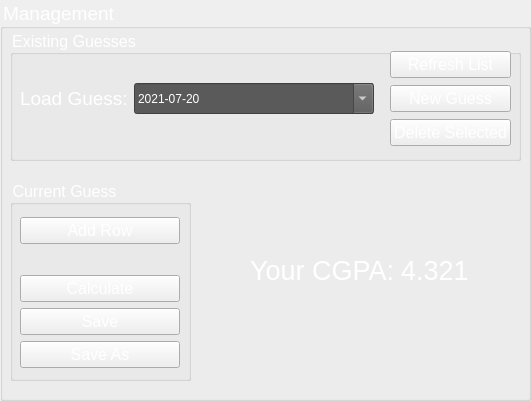
   <widget class="QGroupBox" name="groupBox">
    <property name="geometry">
     <rect>
      <x>510</x>
      <y>10</y>
      <width>531</width>
      <height>401</height>
     </rect>
    </property>
    <property name="font">
     <font>
      <pointsize>14</pointsize>
     </font>
    </property>
    <property name="autoFillBackground">
     <bool>false</bool>
    </property>
    <property name="styleSheet">
     <string notr="true">color: rgb(255, 255, 255);</string>
    </property>
    <property name="title">
     <string>Management</string>
    </property>
    <property name="flat">
     <bool>false</bool>
    </property>
    <property name="checkable">
     <bool>false</bool>
    </property>
    <widget class="QWidget" name="horizontalLayoutWidget">
     <property name="geometry">
      <rect>
       <x>250</x>
       <y>240</y>
       <width>221</width>
       <height>61</height>
      </rect>
     </property>
     <layout class="QHBoxLayout" name="horizontalLayout_3">
      <item>
       <widget class="QLabel" name="labelText1">
        <property name="font">
         <font>
          <pointsize>20</pointsize>
         </font>
        </property>
        <property name="text">
         <string>Your CGPA:</string>
        </property>
       </widget>
      </item>
      <item>
       <widget class="QLabel" name="labelResult">
        <property name="font">
         <font>
          <pointsize>20</pointsize>
         </font>
        </property>
        <property name="text">
         <string>4.321</string>
        </property>
       </widget>
      </item>
     </layout>
    </widget>
    <widget class="QGroupBox" name="groupBox_2">
     <property name="geometry">
      <rect>
       <x>10</x>
       <y>30</y>
       <width>511</width>
       <height>131</height>
      </rect>
     </property>
     <property name="font">
      <font>
       <pointsize>12</pointsize>
      </font>
     </property>
     <property name="title">
      <string>Existing Guesses</string>
     </property>
     <widget class="QWidget" name="horizontalLayoutWidget_3">
      <property name="geometry">
       <rect>
        <x>10</x>
        <y>20</y>
        <width>491</width>
        <height>97</height>
       </rect>
      </property>
      <layout class="QHBoxLayout" name="horizontalLayout_5">
       <item>
        <layout class="QFormLayout" name="formLayout_2">
         <property name="rightMargin">
          <number>0</number>
         </property>
         <item row="0" column="1">
          <spacer name="verticalSpacer">
           <property name="orientation">
            <enum>Qt::Vertical</enum>
           </property>
           <property name="sizeHint" stdset="0">
            <size>
             <width>20</width>
             <height>40</height>
            </size>
           </property>
          </spacer>
         </item>
         <item row="1" column="0">
          <widget class="QLabel" name="labelText2">
           <property name="palette">
            <palette>
             <active>
              <colorrole role="WindowText">
               <brush brushstyle="SolidPattern">
                <color alpha="255">
                 <red>255</red>
                 <green>255</green>
                 <blue>255</blue>
                </color>
               </brush>
              </colorrole>
              <colorrole role="Button">
               <brush brushstyle="SolidPattern">
                <color alpha="255">
                 <red>90</red>
                 <green>90</green>
                 <blue>90</blue>
                </color>
               </brush>
              </colorrole>
              <colorrole role="Text">
               <brush brushstyle="SolidPattern">
                <color alpha="255">
                 <red>255</red>
                 <green>255</green>
                 <blue>255</blue>
                </color>
               </brush>
              </colorrole>
              <colorrole role="ButtonText">
               <brush brushstyle="SolidPattern">
                <color alpha="255">
                 <red>255</red>
                 <green>255</green>
                 <blue>255</blue>
                </color>
               </brush>
              </colorrole>
              <colorrole role="Base">
               <brush brushstyle="SolidPattern">
                <color alpha="255">
                 <red>90</red>
                 <green>90</green>
                 <blue>90</blue>
                </color>
               </brush>
              </colorrole>
              <colorrole role="Window">
               <brush brushstyle="SolidPattern">
                <color alpha="255">
                 <red>90</red>
                 <green>90</green>
                 <blue>90</blue>
                </color>
               </brush>
              </colorrole>
              <colorrole role="PlaceholderText">
               <brush brushstyle="NoBrush">
                <color alpha="128">
                 <red>255</red>
                 <green>255</green>
                 <blue>255</blue>
                </color>
               </brush>
              </colorrole>
             </active>
             <inactive>
              <colorrole role="WindowText">
               <brush brushstyle="SolidPattern">
                <color alpha="255">
                 <red>255</red>
                 <green>255</green>
                 <blue>255</blue>
                </color>
               </brush>
              </colorrole>
              <colorrole role="Button">
               <brush brushstyle="SolidPattern">
                <color alpha="255">
                 <red>90</red>
                 <green>90</green>
                 <blue>90</blue>
                </color>
               </brush>
              </colorrole>
              <colorrole role="Text">
               <brush brushstyle="SolidPattern">
                <color alpha="255">
                 <red>255</red>
                 <green>255</green>
                 <blue>255</blue>
                </color>
               </brush>
              </colorrole>
              <colorrole role="ButtonText">
               <brush brushstyle="SolidPattern">
                <color alpha="255">
                 <red>255</red>
                 <green>255</green>
                 <blue>255</blue>
                </color>
               </brush>
              </colorrole>
              <colorrole role="Base">
               <brush brushstyle="SolidPattern">
                <color alpha="255">
                 <red>90</red>
                 <green>90</green>
                 <blue>90</blue>
                </color>
               </brush>
              </colorrole>
              <colorrole role="Window">
               <brush brushstyle="SolidPattern">
                <color alpha="255">
                 <red>90</red>
                 <green>90</green>
                 <blue>90</blue>
                </color>
               </brush>
              </colorrole>
              <colorrole role="PlaceholderText">
               <brush brushstyle="NoBrush">
                <color alpha="128">
                 <red>255</red>
                 <green>255</green>
                 <blue>255</blue>
                </color>
               </brush>
              </colorrole>
             </inactive>
             <disabled>
              <colorrole role="WindowText">
               <brush brushstyle="SolidPattern">
                <color alpha="255">
                 <red>255</red>
                 <green>255</green>
                 <blue>255</blue>
                </color>
               </brush>
              </colorrole>
              <colorrole role="Button">
               <brush brushstyle="SolidPattern">
                <color alpha="255">
                 <red>90</red>
                 <green>90</green>
                 <blue>90</blue>
                </color>
               </brush>
              </colorrole>
              <colorrole role="Text">
               <brush brushstyle="SolidPattern">
                <color alpha="255">
                 <red>255</red>
                 <green>255</green>
                 <blue>255</blue>
                </color>
               </brush>
              </colorrole>
              <colorrole role="ButtonText">
               <brush brushstyle="SolidPattern">
                <color alpha="255">
                 <red>255</red>
                 <green>255</green>
                 <blue>255</blue>
                </color>
               </brush>
              </colorrole>
              <colorrole role="Base">
               <brush brushstyle="SolidPattern">
                <color alpha="255">
                 <red>90</red>
                 <green>90</green>
                 <blue>90</blue>
                </color>
               </brush>
              </colorrole>
              <colorrole role="Window">
               <brush brushstyle="SolidPattern">
                <color alpha="255">
                 <red>90</red>
                 <green>90</green>
                 <blue>90</blue>
                </color>
               </brush>
              </colorrole>
              <colorrole role="PlaceholderText">
               <brush brushstyle="NoBrush">
                <color alpha="128">
                 <red>255</red>
                 <green>255</green>
                 <blue>255</blue>
                </color>
               </brush>
              </colorrole>
             </disabled>
            </palette>
           </property>
           <property name="font">
            <font>
             <pointsize>14</pointsize>
            </font>
           </property>
           <property name="text">
            <string>Load Guess:</string>
           </property>
          </widget>
         </item>
         <item row="1" column="1">
          <widget class="QComboBox" name="comboBoxGuesses">
           <property name="sizePolicy">
            <sizepolicy hsizetype="Minimum" vsizetype="Fixed">
             <horstretch>0</horstretch>
             <verstretch>0</verstretch>
            </sizepolicy>
           </property>
           <property name="palette">
            <palette>
             <active>
              <colorrole role="WindowText">
               <brush brushstyle="SolidPattern">
                <color alpha="255">
                 <red>255</red>
                 <green>255</green>
                 <blue>255</blue>
                </color>
               </brush>
              </colorrole>
              <colorrole role="Button">
               <brush brushstyle="SolidPattern">
                <color alpha="255">
                 <red>90</red>
                 <green>90</green>
                 <blue>90</blue>
                </color>
               </brush>
              </colorrole>
              <colorrole role="Text">
               <brush brushstyle="SolidPattern">
                <color alpha="255">
                 <red>255</red>
                 <green>255</green>
                 <blue>255</blue>
                </color>
               </brush>
              </colorrole>
              <colorrole role="ButtonText">
               <brush brushstyle="SolidPattern">
                <color alpha="255">
                 <red>255</red>
                 <green>255</green>
                 <blue>255</blue>
                </color>
               </brush>
              </colorrole>
              <colorrole role="Base">
               <brush brushstyle="SolidPattern">
                <color alpha="255">
                 <red>90</red>
                 <green>90</green>
                 <blue>90</blue>
                </color>
               </brush>
              </colorrole>
              <colorrole role="Window">
               <brush brushstyle="SolidPattern">
                <color alpha="255">
                 <red>90</red>
                 <green>90</green>
                 <blue>90</blue>
                </color>
               </brush>
              </colorrole>
              <colorrole role="PlaceholderText">
               <brush brushstyle="NoBrush">
                <color alpha="128">
                 <red>255</red>
                 <green>255</green>
                 <blue>255</blue>
                </color>
               </brush>
              </colorrole>
             </active>
             <inactive>
              <colorrole role="WindowText">
               <brush brushstyle="SolidPattern">
                <color alpha="255">
                 <red>255</red>
                 <green>255</green>
                 <blue>255</blue>
                </color>
               </brush>
              </colorrole>
              <colorrole role="Button">
               <brush brushstyle="SolidPattern">
                <color alpha="255">
                 <red>90</red>
                 <green>90</green>
                 <blue>90</blue>
                </color>
               </brush>
              </colorrole>
              <colorrole role="Text">
               <brush brushstyle="SolidPattern">
                <color alpha="255">
                 <red>255</red>
                 <green>255</green>
                 <blue>255</blue>
                </color>
               </brush>
              </colorrole>
              <colorrole role="ButtonText">
               <brush brushstyle="SolidPattern">
                <color alpha="255">
                 <red>255</red>
                 <green>255</green>
                 <blue>255</blue>
                </color>
               </brush>
              </colorrole>
              <colorrole role="Base">
               <brush brushstyle="SolidPattern">
                <color alpha="255">
                 <red>90</red>
                 <green>90</green>
                 <blue>90</blue>
                </color>
               </brush>
              </colorrole>
              <colorrole role="Window">
               <brush brushstyle="SolidPattern">
                <color alpha="255">
                 <red>90</red>
                 <green>90</green>
                 <blue>90</blue>
                </color>
               </brush>
              </colorrole>
              <colorrole role="PlaceholderText">
               <brush brushstyle="NoBrush">
                <color alpha="128">
                 <red>255</red>
                 <green>255</green>
                 <blue>255</blue>
                </color>
               </brush>
              </colorrole>
             </inactive>
             <disabled>
              <colorrole role="WindowText">
               <brush brushstyle="SolidPattern">
                <color alpha="255">
                 <red>255</red>
                 <green>255</green>
                 <blue>255</blue>
                </color>
               </brush>
              </colorrole>
              <colorrole role="Button">
               <brush brushstyle="SolidPattern">
                <color alpha="255">
                 <red>90</red>
                 <green>90</green>
                 <blue>90</blue>
                </color>
               </brush>
              </colorrole>
              <colorrole role="Text">
               <brush brushstyle="SolidPattern">
                <color alpha="255">
                 <red>255</red>
                 <green>255</green>
                 <blue>255</blue>
                </color>
               </brush>
              </colorrole>
              <colorrole role="ButtonText">
               <brush brushstyle="SolidPattern">
                <color alpha="255">
                 <red>255</red>
                 <green>255</green>
                 <blue>255</blue>
                </color>
               </brush>
              </colorrole>
              <colorrole role="Base">
               <brush brushstyle="SolidPattern">
                <color alpha="255">
                 <red>90</red>
                 <green>90</green>
                 <blue>90</blue>
                </color>
               </brush>
              </colorrole>
              <colorrole role="Window">
               <brush brushstyle="SolidPattern">
                <color alpha="255">
                 <red>90</red>
                 <green>90</green>
                 <blue>90</blue>
                </color>
               </brush>
              </colorrole>
              <colorrole role="PlaceholderText">
               <brush brushstyle="NoBrush">
                <color alpha="128">
                 <red>255</red>
                 <green>255</green>
                 <blue>255</blue>
                </color>
               </brush>
              </colorrole>
             </disabled>
            </palette>
           </property>
           <property name="font">
            <font>
             <pointsize>14</pointsize>
            </font>
           </property>
           <property name="toolTip">
            <string>&lt;html&gt;&lt;head/&gt;&lt;body&gt;&lt;p&gt;&lt;span style=&quot; font-size:12pt; color:#000000;&quot;&gt;Guess selection&lt;/span&gt;&lt;/p&gt;&lt;/body&gt;&lt;/html&gt;</string>
           </property>
           <property name="editable">
            <bool>true</bool>
           </property>
           <property name="maxVisibleItems">
            <number>1000</number>
           </property>
           <item>
            <property name="text">
             <string>2021-07-20</string>
            </property>
           </item>
          </widget>
         </item>
         <item row="3" column="1">
          <spacer name="verticalSpacer_2">
           <property name="orientation">
            <enum>Qt::Vertical</enum>
           </property>
           <property name="sizeHint" stdset="0">
            <size>
             <width>20</width>
             <height>40</height>
            </size>
           </property>
          </spacer>
         </item>
        </layout>
       </item>
       <item>
        <spacer name="horizontalSpacer">
         <property name="orientation">
          <enum>Qt::Horizontal</enum>
         </property>
         <property name="sizeType">
          <enum>QSizePolicy::Fixed</enum>
         </property>
         <property name="sizeHint" stdset="0">
          <size>
           <width>10</width>
           <height>20</height>
          </size>
         </property>
        </spacer>
       </item>
       <item>
        <layout class="QVBoxLayout" name="verticalLayout">
         <item>
          <widget class="QPushButton" name="btnRefresh">
           <property name="sizePolicy">
            <sizepolicy hsizetype="Minimum" vsizetype="Fixed">
             <horstretch>0</horstretch>
             <verstretch>0</verstretch>
            </sizepolicy>
           </property>
           <property name="font">
            <font>
             <pointsize>12</pointsize>
            </font>
           </property>
           <property name="toolTip">
            <string>&lt;html&gt;&lt;head/&gt;&lt;body&gt;&lt;p&gt;&lt;span style=&quot; font-size:12pt; color:#000000;&quot;&gt;Reloads the guesses in the directory&lt;/span&gt;&lt;/p&gt;&lt;/body&gt;&lt;/html&gt;</string>
           </property>
           <property name="text">
            <string>Refresh List</string>
           </property>
          </widget>
         </item>
         <item>
          <widget class="QPushButton" name="btnNewGuess">
           <property name="sizePolicy">
            <sizepolicy hsizetype="Minimum" vsizetype="Fixed">
             <horstretch>0</horstretch>
             <verstretch>0</verstretch>
            </sizepolicy>
           </property>
           <property name="font">
            <font>
             <pointsize>12</pointsize>
            </font>
           </property>
           <property name="toolTip">
            <string>&lt;html&gt;&lt;head/&gt;&lt;body&gt;&lt;p&gt;&lt;span style=&quot; font-size:12pt; color:#000000;&quot;&gt;Creates a brand new guess&lt;/span&gt;&lt;/p&gt;&lt;/body&gt;&lt;/html&gt;</string>
           </property>
           <property name="text">
            <string>New Guess</string>
           </property>
          </widget>
         </item>
         <item>
          <widget class="QPushButton" name="btnDelete">
           <property name="sizePolicy">
            <sizepolicy hsizetype="Fixed" vsizetype="Fixed">
             <horstretch>0</horstretch>
             <verstretch>0</verstretch>
            </sizepolicy>
           </property>
           <property name="font">
            <font>
             <pointsize>12</pointsize>
            </font>
           </property>
           <property name="toolTip">
            <string>&lt;html&gt;&lt;head/&gt;&lt;body&gt;&lt;p&gt;&lt;span style=&quot; font-size:12pt; color:#000000;&quot;&gt;Deletes the selected guess from directory&lt;/span&gt;&lt;/p&gt;&lt;/body&gt;&lt;/html&gt;</string>
           </property>
           <property name="text">
            <string>Delete Selected</string>
           </property>
          </widget>
         </item>
        </layout>
       </item>
      </layout>
     </widget>
    </widget>
    <widget class="QGroupBox" name="groupBox_3">
     <property name="geometry">
      <rect>
       <x>10</x>
       <y>180</y>
       <width>181</width>
       <height>201</height>
      </rect>
     </property>
     <property name="font">
      <font>
       <pointsize>12</pointsize>
      </font>
     </property>
     <property name="title">
      <string>Current Guess</string>
     </property>
     <widget class="QWidget" name="verticalLayoutWidget_2">
      <property name="geometry">
       <rect>
        <x>10</x>
        <y>37</y>
        <width>160</width>
        <height>151</height>
       </rect>
      </property>
      <layout class="QVBoxLayout" name="verticalLayout_2">
       <item>
        <widget class="QPushButton" name="btnAddRow">
         <property name="sizePolicy">
          <sizepolicy hsizetype="Minimum" vsizetype="Fixed">
           <horstretch>0</horstretch>
           <verstretch>0</verstretch>
          </sizepolicy>
         </property>
         <property name="minimumSize">
          <size>
           <width>0</width>
           <height>0</height>
          </size>
         </property>
         <property name="font">
          <font>
           <pointsize>12</pointsize>
          </font>
         </property>
         <property name="toolTip">
          <string>&lt;html&gt;&lt;head/&gt;&lt;body&gt;&lt;p&gt;&lt;span style=&quot; font-size:12pt; color:#000000;&quot;&gt;Adds a new course row to the current guess&lt;/span&gt;&lt;/p&gt;&lt;/body&gt;&lt;/html&gt;</string>
         </property>
         <property name="text">
          <string>Add Row</string>
         </property>
        </widget>
       </item>
       <item>
        <spacer name="verticalSpacer_3">
         <property name="orientation">
          <enum>Qt::Vertical</enum>
         </property>
         <property name="sizeHint" stdset="0">
          <size>
           <width>20</width>
           <height>40</height>
          </size>
         </property>
        </spacer>
       </item>
       <item>
        <widget class="QPushButton" name="btnCalculate">
         <property name="sizePolicy">
          <sizepolicy hsizetype="Minimum" vsizetype="Maximum">
           <horstretch>0</horstretch>
           <verstretch>0</verstretch>
          </sizepolicy>
         </property>
         <property name="font">
          <font>
           <pointsize>12</pointsize>
          </font>
         </property>
         <property name="toolTip">
          <string>&lt;html&gt;&lt;head/&gt;&lt;body&gt;&lt;p&gt;&lt;span style=&quot; font-size:12pt; color:#000000;&quot;&gt;Calculates your CGPA using rows in the left&lt;/span&gt;&lt;/p&gt;&lt;/body&gt;&lt;/html&gt;</string>
         </property>
         <property name="text">
          <string>Calculate</string>
         </property>
        </widget>
       </item>
       <item>
        <widget class="QPushButton" name="btnSave">
         <property name="sizePolicy">
          <sizepolicy hsizetype="Minimum" vsizetype="Maximum">
           <horstretch>0</horstretch>
           <verstretch>0</verstretch>
          </sizepolicy>
         </property>
         <property name="font">
          <font>
           <pointsize>12</pointsize>
          </font>
         </property>
         <property name="toolTip">
          <string>&lt;html&gt;&lt;head/&gt;&lt;body&gt;&lt;p&gt;&lt;span style=&quot; font-size:12pt; color:#000000;&quot;&gt;Overwrites the current guess onto the existing guess in the directory&lt;/span&gt;&lt;/p&gt;&lt;/body&gt;&lt;/html&gt;</string>
         </property>
         <property name="text">
          <string>Save</string>
         </property>
        </widget>
       </item>
       <item>
        <widget class="QPushButton" name="btnSaveas">
         <property name="sizePolicy">
          <sizepolicy hsizetype="Minimum" vsizetype="Maximum">
           <horstretch>0</horstretch>
           <verstretch>0</verstretch>
          </sizepolicy>
         </property>
         <property name="font">
          <font>
           <pointsize>12</pointsize>
          </font>
         </property>
         <property name="toolTip">
          <string>&lt;html&gt;&lt;head/&gt;&lt;body&gt;&lt;p&gt;&lt;span style=&quot; font-size:12pt; color:#000000;&quot;&gt;Creates a new file before saving the current guess&lt;/span&gt;&lt;/p&gt;&lt;/body&gt;&lt;/html&gt;</string>
         </property>
         <property name="text">
          <string>Save As</string>
         </property>
        </widget>
       </item>
      </layout>
     </widget>
    </widget>
   </widget>
